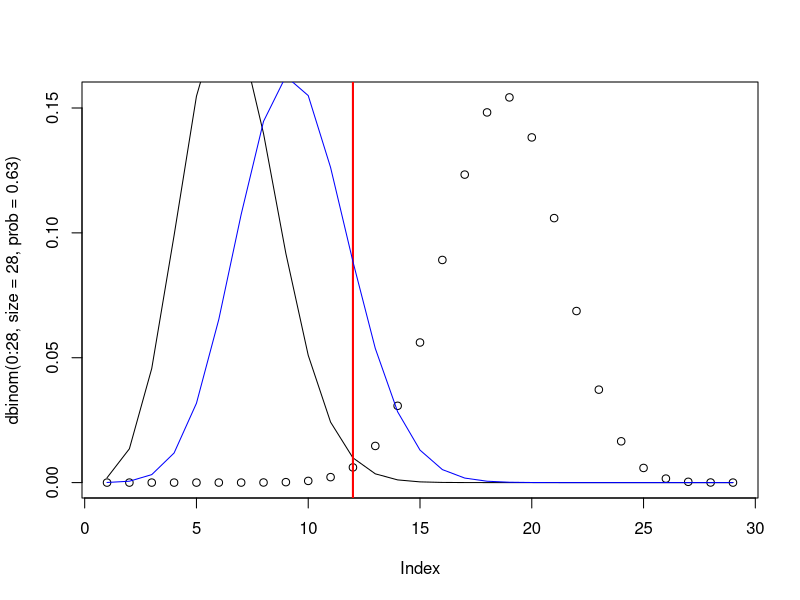
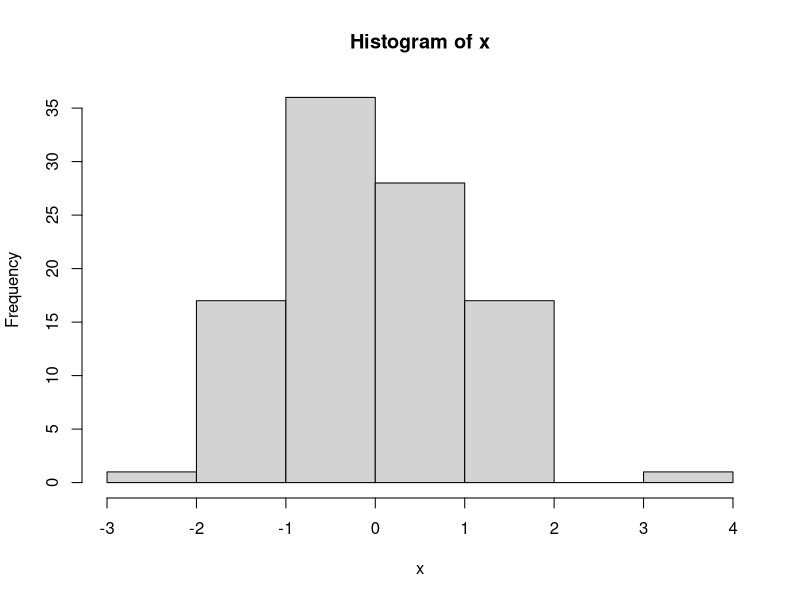
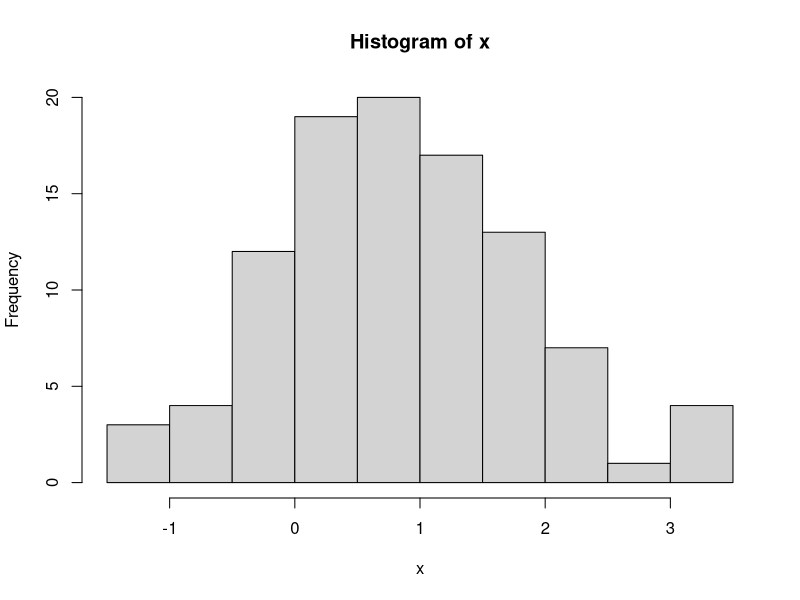

Generate these figures, in order, with R:

# 12 or less successes, with a sample of size 28 with a 50% success rate ?
pbinom(12,size = 28, prob = 0.5)
#> [1] 0.2857

plot(dbinom(0:28, size=28,prob=0.63))
lines(dbinom(0:28, size=28, prob=0.2))
abline(v=12, col="red", lwd=2)

lines(dbinom(0:28, size=28,prob=0.3),col="blue")

# Power of true hypothesis with different parameters
pbinom(12,size=28,prob=0.3)
#> [1] 0.9508962
pbinom(12,size=28,prob=0.2)
#> [1] 0.9985477
pbinom(12,size=28,prob=0.1)
#> [1] 0.9999991




x = rnorm(100,0,1)
hist(x)
t.test(x) # null hypothesis, mean = 0 (read output)
x = rnorm(100,1,1)
hist(x)
t.test(x) # null hypothesis, mean = 0 (read output)

?t.test




